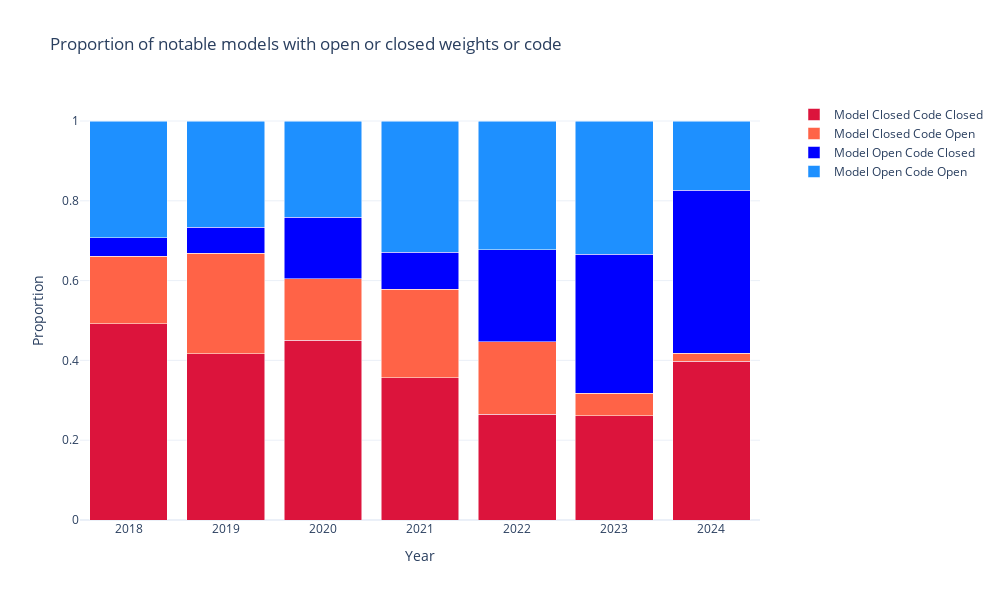

The cell this chart's notebook holds for it:
### Code cell
import plotly.graph_objects as go

fig = go.Figure()

colors = ['crimson', 'tomato', 'blue', 'dodgerblue']

for i, category in enumerate(yearly_with_totals_pivot.columns):
    fig.add_trace(go.Bar(
        x=yearly_with_totals_pivot.index,
        y=yearly_with_totals_pivot[category],
        name=category,
        marker_color=colors[i]
    ))

fig.update_layout(
    title='Proportion of notable models with open or closed weights or code',
    xaxis_title='Year',
    yaxis_title='Proportion',
    barmode='stack',
    legend=dict(x=1.05, y=1, traceorder='normal', orientation='v'),
    width=1000,
    height=600,
    template='plotly_white',
)

save_plot(fig, results_dir, f'notable_model_code_accessibility_over_time')
yearly_with_totals_pivot.to_csv(results_dir + 'plot_data/notable_model_code_accessibility_over_time.csv')

fig.show()

### Figure 1 — Plotly figure (JSON) as saved in the notebook; plotly's stock layout.template omitted (floating-point values rounded to 4 significant figures)
{"data": [{"marker": {"color": "crimson"}, "name": "Model Closed Code Closed", "type": "bar", "x": [2018, 2019, 2020, 2021, 2022, 2023, 2024], "y": [0.4923, 0.4173, 0.4505, 0.3571, 0.2645, 0.2615, 0.398]}, {"marker": {"color": "tomato"}, "name": "Model Closed Code Open", "type": "bar", "x": [2018, 2019, 2020, 2021, 2022, 2023, 2024], "y": [0.1692, 0.2518, 0.1538, 0.2214, 0.1818, 0.05641, 0.02041]}, {"marker": {"color": "blue"}, "name": "Model Open Code Closed", "type": "bar", "x": [2018, 2019, 2020, 2021, 2022, 2023, 2024], "y": [0.04615, 0.06475, 0.1538, 0.09286, 0.2314, 0.3487, 0.4082]}, {"marker": {"color": "dodgerblue"}, "name": "Model Open Code Open", "type": "bar", "x": [2018, 2019, 2020, 2021, 2022, 2023, 2024], "y": [0.2923, 0.2662, 0.2418, 0.3286, 0.3223, 0.3333, 0.1735]}], "layout": {"barmode": "stack", "height": 600, "legend": {"orientation": "v", "traceorder": "normal", "x": 1.05, "y": 1}, "title": {"text": "Proportion of notable models with open or closed weights or code"}, "width": 1000, "xaxis": {"title": {"text": "Year"}}, "yaxis": {"title": {"text": "Proportion"}}}}
